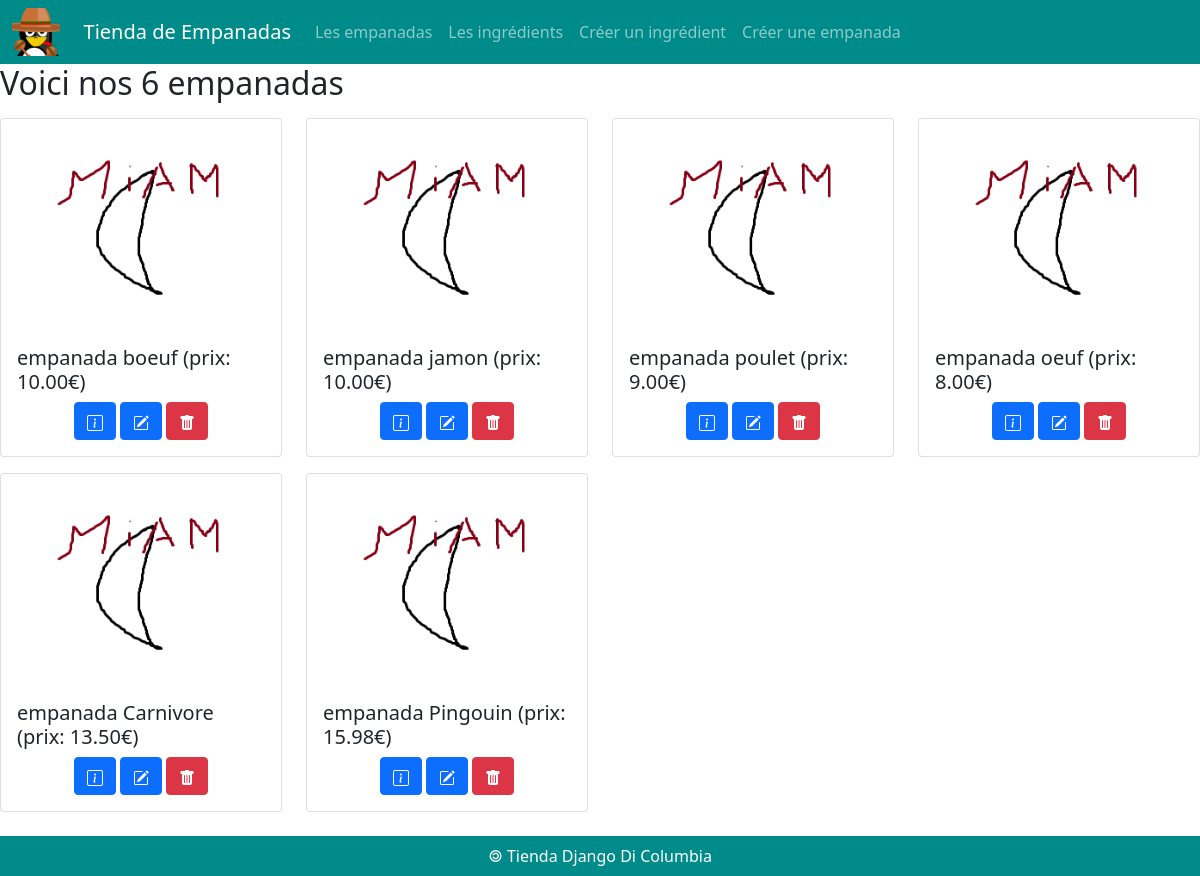
The app's page /empanadas/, older data.
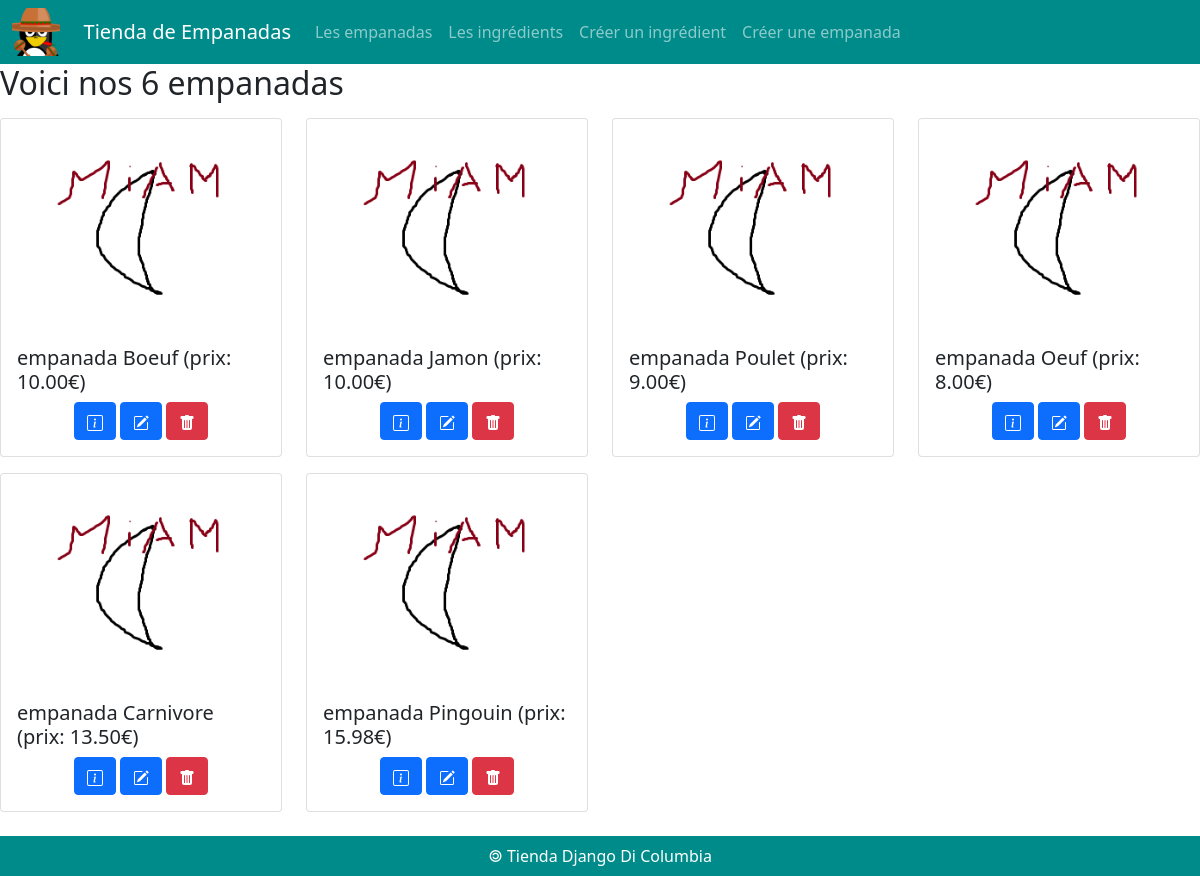
The same page, newer data.
### empanadas/models.py (models this page shows)
class Empanada(models.Model) :
    idEmpanada = models.AutoField(primary_key = True)
    nomEmpanada = models.CharField(max_length = 50)
    prix = models.DecimalField(max_digits = 6, decimal_places = 2)
    image = models.ImageField(default = 'imagesEmpanadas/default.png', upload_to = 'imagesEmpanadas/')
    def __str__(self) :
        return 'empanada ' + self.nomEmpanada + ' (prix: ' + str(self.prix) + '€)'

### empanadas/views.py (the view)
# urls.py: path('empanadas/', views.empanadas),
def empanadas(request) :
    lesEmpanadas = Empanada.objects.all()
    return render(
        request,
        'empanadas/empanadas.html',
        { 'empanadas' : lesEmpanadas}
    )

### empanadas/templates/empanadas/empanadas.html (shortened to what this page needs)
{% extends 'empanadas/base.html' %}
{% block main %}
<h2>Voici nos {{empanadas|length}} empanadas</h2>
<div class="row mb-5 mt-3">
    {% for emp in empanadas %}
    <div class="col-sm-3 mb-3">
        <div class="card">
            <img src="{{MEDIA_URL}}{{emp.image}}" class="card-img-top mx-auto" alt="{{emp}}">
            <div class="card-body mx-auto">
                <h5 class="card-title">{{emp}}</h5>
                <div class="card-text mx-auto" style="text-align: center;">
                    <a href="/empanada/{{emp.idEmpanada}}" class="btn btn-primary">
                    </a>
                    <a href="/empanada/{{emp.idEmpanada}}/update" class="btn btn-primary">
                    </a>
                    <a href="/empanada/{{emp.idEmpanada}}/delete" class="btn btn-danger">
                    </a>
                </div>
            </div>
        </div>
    </div>
    {% endfor %}
</div>
{% endblock %}

### empanadas/templates/empanadas/base.html (shortened to what this page needs)
{% load static %}
<!DOCTYPE html>
<html lang="fr">
<head>
    <link href="https://cdn.jsdelivr.net/npm/bootstrap@5.0.2/dist/css/bootstrap.min.css" rel="stylesheet">
    <link href="{% static 'empanadas/css/styles.css' %}" rel="stylesheet">
</head>
<body>
    <header>
        {% include 'empanadas/menu.html' %}
    </header>
    <main>
        {% block main %} {% endblock %}
    </main>
    <footer>
        {% include 'empanadas/footer.html' %}
    </footer>
</body>
</html>

### empanadas/templates/empanadas/menu.html (shortened to what this page needs)
{% load static %}
<nav class="navbar navbar-expand-lg navbar-dark">
    <div class="container-fluid">
        <img id="logo" src="{% static 'empanadas/img/mexicanPingouin.png' %}" alt="logo Pinguoin Mexicain">
        <a class="navbar-brand" href="#">Tienda de Empanadas</a>
        <div id="navbarText" class="collapse navbar-collapse" >
            <ul class="navbar-nav me-auto mb-2 mb-lg-0">
                <li class="nav-item">
                    <a class="nav-link" href="/empanadas">Les empanadas</a>
                </li>
                <li class="nav-item">
                    <a class="nav-link" href="/ingredients">Les ingrédients</a>
                </li>
                <li class="nav-item">
                    <a class="nav-link" href="/ingredients/add">Créer un ingrédient</a>
                </li>
                <li class="nav-item">
                    <a class="nav-link" href="/empanadas/add">Créer une empanada</a>
                </li>
            </ul>
        </div>
    </div>
</nav>

### empanadas/templates/empanadas/footer.html
<footer class="footer text-white py-2">
    <div class="container">
        &#127279; Tienda Django Di Columbia
    </div>
</footer>

### empanadas/static/empanadas/css/styles.css (style rules this page uses)
footer { position: fixed; left: 0; bottom: 0; width: 100%; background-color: darkcyan; color: white; text-align: center; }
nav { background-color: darkcyan; }
#logo { width: 3em; margin-right: 2%; }
.nav-item { text-align: center; }
.card-img-top { width: 75%; }

Row changes from the older to the newer data that the page shows:
changed Empanada: nomEmpanada+prix "empanada boeuf (prix: 10.00€)" → "empanada Boeuf (prix: 10.00€)"
changed Empanada: nomEmpanada+prix "empanada jamon (prix: 10.00€)" → "empanada Jamon (prix: 10.00€)"
changed Empanada: nomEmpanada+prix "empanada poulet (prix: 9.00€)" → "empanada Poulet (prix: 9.00€)"
changed Empanada: nomEmpanada+prix "empanada oeuf (prix: 8.00€)" → "empanada Oeuf (prix: 8.00€)"
